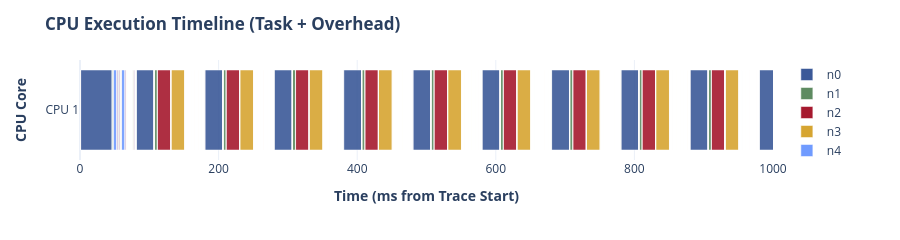
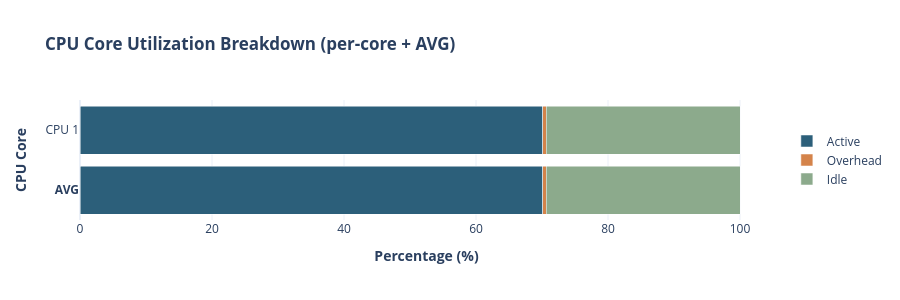

Here is the notebook cell these charts were saved with, in order:
### Code cell
# multihop_u70_m1_ms07_s20513240_234807_preempt.csv
# multihop_u70_m1_ms07_s20513240_234807_timeline.csv
fig_gantt_FINS = generate_execution_gantt(
    preempt_csv = "result/multihop_u70_m1_ms07_s20513240_234807_preempt.csv",
    timeline_csv = "result/multihop_u70_m1_ms07_s20513240_234807_timeline.csv",
    zoom_window_ms=[0, 1000])

fig_util_FINS = analyze_cpu_utilization(
    preempt_csv = "result/multihop_u70_m1_ms07_s20513240_234807_preempt.csv",
    timeline_csv = "result/multihop_u70_m1_ms07_s20513240_234807_timeline.csv",
    analysis_window_ms=[50, 5000])

fig_gantt_FINS.show()
fig_util_FINS.show()

### Figure 1 — Plotly figure (JSON) as saved in the notebook; plotly's stock layout.template omitted (floating-point values rounded to 4 significant figures; data arrays with more than 128 entries replaced by an {"elided": "..."} marker saying what was removed)
{"data": [{"base": [0.8568, 80.98, 180.3, 280.3, 380.4, 480.3, 580.2, 680.5, 780.5, 880.4, 980.4, 1080.0, 1180.0, 1280.0, 1380.0, 1480.0, 1580.0, 1680.0, 1780.0, 1881.0, 1980.0, 2080.0, 2180.0, 2280.0, 2381.0, 2480.0, 2580.0, 2680.0, 2780.0, 2880.0, 2980.0, 3080.0, 3180.0, 3280.0, 3380.0, 3480.0, 3581.0, 3680.0, 3780.0, 3880.0, 3980.0, 4080.0, 4180.0, 4280.0, 4380.0, 4480.0, 4580.0, 4680.0, 4780.0, 4880.0, 4980.0, 5080.0, 5180.0, 5281.0, 5380.0, 5480.0, 5580.0, 5680.0, 5780.0, 5881.0, 5980.0, 6080.0, 6180.0, 6280.0, 6380.0, 6480.0, 6580.0, 6680.0, 6780.0, 6880.0, 6980.0, 7080.0, 7180.0, 7280.0, 7380.0, 7480.0, 7580.0, 7680.0, 7780.0, 7880.0, 7980.0, 8080.0, 8180.0, 8280.0, 8380.0, 8480.0, 8580.0, 8680.0, 8780.0, 8880.0, 8980.0, 9080.0, 9180.0, 9280.0, 9380.0, 9480.0, 9580.0, 9680.0, 9780.0, 9880.0], "customdata": {"elided": "100x5 mixed values"}, "hovertemplate": "algo: %{customdata[0]}<br>tid: %{customdata[4]}<br>start: %{customdata[1]:.3f} ms<br>dura: %{customdata[2]:.3f} ms<br>end: %{customdata[3]:.3f} ms<extra></extra>", "legendgroup": "n0", "marker": {"color": "#3B5998", "opacity": 0.9, "pattern": {"shape": ""}}, "name": "n0", "orientation": "h", "showlegend": true, "textposition": "auto", "x": [45.5, 25.83, 25.83, 25.83, 25.83, 25.83, 25.83, 25.83, 25.83, 25.83, 25.83, 25.83, 25.83, 25.83, 25.83, 25.83, 25.83, 25.83, 25.83, 25.83, 25.83, 25.83, 25.83, 25.83, 25.83, 25.83, 25.83, 25.83, 25.83, 25.83, 25.83, 25.83, 25.83, 25.83, 25.83, 25.83, 25.83, 25.83, 25.83, 25.83, 25.83, 25.83, 25.83, 25.83, 25.83, 25.83, 25.83, 25.83, 25.83, 25.83, 25.83, 25.83, 25.83, 25.83, 25.83, 25.83, 25.83, 25.83, 25.83, 25.83, 25.83, 25.83, 25.83, 25.83, 25.83, 25.83, 25.83, 25.83, 25.83, 25.83, 25.83, 25.83, 25.83, 25.83, 25.83, 25.83, 25.83, 25.83, 25.83, 25.83, 25.83, 25.83, 25.83, 25.83, 25.83, 25.83, 25.83, 25.83, 25.82, 25.83, 25.83, 25.83, 25.83, 25.85, 25.83, 25.83, 25.83, 25.83, 25.83, 25.83], "xaxis": "x", "y": ["CPU 1", "CPU 1", "CPU 1", "CPU 1", "CPU 1", "CPU 1", "CPU 1", "CPU 1", "CPU 1", "CPU 1", "CPU 1", "CPU 1", "CPU 1", "CPU 1", "CPU 1", "CPU 1", "CPU 1", "CPU 1", "CPU 1", "CPU 1", "CPU 1", "CPU 1", "CPU 1", "CPU 1", "CPU 1", "CPU 1", "CPU 1", "CPU 1", "CPU 1", "CPU 1", "CPU 1", "CPU 1", "CPU 1", "CPU 1", "CPU 1", "CPU 1", "CPU 1", "CPU 1", "CPU 1", "CPU 1", "CPU 1", "CPU 1", "CPU 1", "CPU 1", "CPU 1", "CPU 1", "CPU 1", "CPU 1", "CPU 1", "CPU 1", "CPU 1", "CPU 1", "CPU 1", "CPU 1", "CPU 1", "CPU 1", "CPU 1", "CPU 1", "CPU 1", "CPU 1", "CPU 1", "CPU 1", "CPU 1", "CPU 1", "CPU 1", "CPU 1", "CPU 1", "CPU 1", "CPU 1", "CPU 1", "CPU 1", "CPU 1", "CPU 1", "CPU 1", "CPU 1", "CPU 1", "CPU 1", "CPU 1", "CPU 1", "CPU 1", "CPU 1", "CPU 1", "CPU 1", "CPU 1", "CPU 1", "CPU 1", "CPU 1", "CPU 1", "CPU 1", "CPU 1", "CPU 1", "CPU 1", "CPU 1", "CPU 1", "CPU 1", "CPU 1", "CPU 1", "CPU 1", "CPU 1", "CPU 1"], "yaxis": "y", "type": "bar"}, {"base": [46.46, 54.9, 58.38, 76.05, 107.1, 206.4, 306.5, 406.6, 506.4, 606.4, 706.6, 806.6, 906.6, 1007.0, 1107.0, 1207.0, 1307.0, 1406.0, 1506.0, 1606.0, 1706.0, 1807.0, 1907.0, 2006.0, 2106.0, 2206.0, 2306.0, 2407.0, 2507.0, 2607.0, 2706.0, 2807.0, 2906.0, 3007.0, 3107.0, 3206.0, 3306.0, 3406.0, 3506.0, 3607.0, 3706.0, 3806.0, 3906.0, 4006.0, 4106.0, 4206.0, 4306.0, 4406.0, 4506.0, 4606.0, 4706.0, 4806.0, 4906.0, 5006.0, 5106.0, 5206.0, 5307.0, 5407.0, 5507.0, 5607.0, 5707.0, 5807.0, 5907.0, 6007.0, 6107.0, 6207.0, 6307.0, 6406.0, 6506.0, 6606.0, 6706.0, 6806.0, 6906.0, 7006.0, 7106.0, 7207.0, 7306.0, 7406.0, 7507.0, 7606.0, 7707.0, 7806.0, 7906.0, 8007.0, 8106.0, 8207.0, 8306.0, 8406.0, 8506.0, 8606.0, 8706.0, 8806.0, 8906.0, 9006.0, 9106.0, 9207.0, 9307.0, 9407.0, 9507.0, 9606.0, 9707.0, 9806.0, 9906.0], "customdata": {"elided": "103x5 mixed values"}, "hovertemplate": "algo: %{customdata[0]}<br>tid: %{customdata[4]}<br>start: %{customdata[1]:.3f} ms<br>dura: %{customdata[2]:.3f} ms<br>end: %{customdata[3]:.3f} ms<extra></extra>", "legendgroup": "n1", "marker": {"color": "#5E8B61", "opacity": 0.9, "pattern": {"shape": ""}}, "name": "n1", "orientation": "h", "showlegend": true, "textposition": "auto", "x": [1.388, 1.387, 1.388, 1.388, 4.487, 4.487, 4.488, 4.487, 4.487, 4.488, 4.488, 4.488, 4.487, 4.487, 4.493, 4.488, 4.488, 4.489, 4.488, 4.487, 4.487, 4.487, 4.488, 4.488, 4.488, 4.488, 4.487, 4.487, 4.487, 4.488, 4.487, 4.487, 4.488, 4.487, 4.487, 4.488, 4.494, 4.488, 4.491, 4.487, 4.488, 4.488, 4.487, 4.488, 4.487, 4.497, 4.487, 4.487, 4.487, 4.488, 4.488, 4.49, 4.488, 4.488, 4.488, 4.488, 4.488, 4.488, 4.487, 4.488, 4.488, 4.488, 4.488, 4.488, 4.487, 4.487, 4.488, 4.487, 4.487, 4.489, 4.487, 4.487, 4.488, 4.488, 4.488, 4.488, 4.488, 4.487, 4.487, 4.487, 4.487, 4.487, 4.488, 4.488, 4.488, 4.488, 4.488, 4.487, 4.488, 4.487, 4.488, 4.487, 4.488, 4.488, 4.49, 4.487, 4.487, 4.487, 4.488, 4.488, 4.487, 4.488, 4.488], "xaxis": "x", "y": ["CPU 1", "CPU 1", "CPU 1", "CPU 1", "CPU 1", "CPU 1", "CPU 1", "CPU 1", "CPU 1", "CPU 1", "CPU 1", "CPU 1", "CPU 1", "CPU 1", "CPU 1", "CPU 1", "CPU 1", "CPU 1", "CPU 1", "CPU 1", "CPU 1", "CPU 1", "CPU 1", "CPU 1", "CPU 1", "CPU 1", "CPU 1", "CPU 1", "CPU 1", "CPU 1", "CPU 1", "CPU 1", "CPU 1", "CPU 1", "CPU 1", "CPU 1", "CPU 1", "CPU 1", "CPU 1", "CPU 1", "CPU 1", "CPU 1", "CPU 1", "CPU 1", "CPU 1", "CPU 1", "CPU 1", "CPU 1", "CPU 1", "CPU 1", "CPU 1", "CPU 1", "CPU 1", "CPU 1", "CPU 1", "CPU 1", "CPU 1", "CPU 1", "CPU 1", "CPU 1", "CPU 1", "CPU 1", "CPU 1", "CPU 1", "CPU 1", "CPU 1", "CPU 1", "CPU 1", "CPU 1", "CPU 1", "CPU 1", "CPU 1", "CPU 1", "CPU 1", "CPU 1", "CPU 1", "CPU 1", "CPU 1", "CPU 1", "CPU 1", "CPU 1", "CPU 1", "CPU 1", "CPU 1", "CPU 1", "CPU 1", "CPU 1", "CPU 1", "CPU 1", "CPU 1", "CPU 1", "CPU 1", "CPU 1", "CPU 1", "CPU 1", "CPU 1", "CPU 1", "CPU 1", "CPU 1", "CPU 1", "CPU 1", "CPU 1", "CPU 1"], "yaxis": "y", "type": "bar"}, {"base": [58.17, 66.77, 67.3, 79.36, 111.7, 210.9, 311.0, 411.1, 511.0, 610.9, 711.2, 811.1, 911.1, 1011.0, 1111.0, 1211.0, 1311.0, 1411.0, 1511.0, 1611.0, 1711.0, 1811.0, 1911.0, 2011.0, 2111.0, 2211.0, 2311.0, 2411.0, 2511.0, 2611.0, 2711.0, 2811.0, 2911.0, 3011.0, 3111.0, 3211.0, 3311.0, 3411.0, 3511.0, 3611.0, 3711.0, 3811.0, 3911.0, 4011.0, 4111.0, 4211.0, 4311.0, 4411.0, 4511.0, 4611.0, 4711.0, 4811.0, 4911.0, 5011.0, 5111.0, 5211.0, 5311.0, 5411.0, 5511.0, 5611.0, 5711.0, 5811.0, 5911.0, 6011.0, 6111.0, 6211.0, 6311.0, 6411.0, 6511.0, 6611.0, 6711.0, 6811.0, 6911.0, 7011.0, 7111.0, 7211.0, 7311.0, 7411.0, 7511.0, 7611.0, 7711.0, 7811.0, 7911.0, 8011.0, 8111.0, 8211.0, 8311.0, 8411.0, 8511.0, 8611.0, 8711.0, 8811.0, 8911.0, 9011.0, 9111.0, 9211.0, 9311.0, 9411.0, 9511.0, 9611.0, 9711.0, 9811.0, 9911.0], "customdata": {"elided": "103x5 mixed values"}, "hovertemplate": "algo: %{customdata[0]}<br>tid: %{customdata[4]}<br>start: %{customdata[1]:.3f} ms<br>dura: %{customdata[2]:.3f} ms<br>end: %{customdata[3]:.3f} ms<extra></extra>", "legendgroup": "n2", "marker": {"color": "#A6192E", "opacity": 0.9, "pattern": {"shape": ""}}, "name": "n2", "orientation": "h", "showlegend": true, "textposition": "auto", "x": [0.1351, 0.1355, 0.135, 0.1348, 19.34, 19.34, 19.34, 19.34, 19.34, 19.34, 19.34, 19.34, 19.34, 19.34, 19.35, 19.35, 19.34, 19.35, 19.34, 19.34, 19.35, 19.34, 19.34, 19.34, 19.34, 19.34, 19.34, 19.34, 19.34, 19.34, 19.34, 19.34, 19.34, 19.34, 19.34, 19.34, 19.35, 19.34, 19.35, 19.34, 19.34, 19.34, 19.34, 19.34, 19.34, 19.34, 19.34, 19.34, 19.34, 19.34, 19.34, 19.34, 19.34, 19.34, 19.34, 19.34, 19.34, 19.34, 19.34, 19.34, 19.34, 19.34, 19.34, 19.34, 19.34, 19.34, 19.34, 19.34, 19.34, 19.34, 19.34, 19.34, 19.34, 19.34, 19.34, 19.34, 19.34, 19.34, 19.34, 19.34, 19.34, 19.34, 19.34, 19.34, 19.34, 19.34, 19.35, 19.34, 19.34, 19.34, 19.34, 19.34, 19.34, 19.34, 19.34, 19.34, 19.34, 19.34, 19.34, 19.34, 19.34, 19.34, 19.34], "xaxis": "x", "y": ["CPU 1", "CPU 1", "CPU 1", "CPU 1", "CPU 1", "CPU 1", "CPU 1", "CPU 1", "CPU 1", "CPU 1", "CPU 1", "CPU 1", "CPU 1", "CPU 1", "CPU 1", "CPU 1", "CPU 1", "CPU 1", "CPU 1", "CPU 1", "CPU 1", "CPU 1", "CPU 1", "CPU 1", "CPU 1", "CPU 1", "CPU 1", "CPU 1", "CPU 1", "CPU 1", "CPU 1", "CPU 1", "CPU 1", "CPU 1", "CPU 1", "CPU 1", "CPU 1", "CPU 1", "CPU 1", "CPU 1", "CPU 1", "CPU 1", "CPU 1", "CPU 1", "CPU 1", "CPU 1", "CPU 1", "CPU 1", "CPU 1", "CPU 1", "CPU 1", "CPU 1", "CPU 1", "CPU 1", "CPU 1", "CPU 1", "CPU 1", "CPU 1", "CPU 1", "CPU 1", "CPU 1", "CPU 1", "CPU 1", "CPU 1", "CPU 1", "CPU 1", "CPU 1", "CPU 1", "CPU 1", "CPU 1", "CPU 1", "CPU 1", "CPU 1", "CPU 1", "CPU 1", "CPU 1", "CPU 1", "CPU 1", "CPU 1", "CPU 1", "CPU 1", "CPU 1", "CPU 1", "CPU 1", "CPU 1", "CPU 1", "CPU 1", "CPU 1", "CPU 1", "CPU 1", "CPU 1", "CPU 1", "CPU 1", "CPU 1", "CPU 1", "CPU 1", "CPU 1", "CPU 1", "CPU 1", "CPU 1", "CPU 1", "CPU 1", "CPU 1"], "yaxis": "y", "type": "bar"}, {"base": [66.96, 67.5, 67.84, 79.55, 131.2, 230.5, 330.6, 430.6, 530.5, 630.5, 730.7, 830.7, 930.7, 1031.0, 1131.0, 1231.0, 1331.0, 1431.0, 1531.0, 1542.0, 1631.0, 1731.0, 1831.0, 1931.0, 2031.0, 2130.0, 2231.0, 2330.0, 2431.0, 2531.0, 2631.0, 2731.0, 2831.0, 2931.0, 3031.0, 3131.0, 3231.0, 3331.0, 3431.0, 3531.0, 3631.0, 3730.0, 3831.0, 3931.0, 4030.0, 4131.0, 4231.0, 4330.0, 4431.0, 4530.0, 4630.0, 4731.0, 4831.0, 4931.0, 5031.0, 5130.0, 5230.0, 5331.0, 5431.0, 5531.0, 5542.0, 5631.0, 5731.0, 5831.0, 5931.0, 6031.0, 6131.0, 6231.0, 6331.0, 6430.0, 6531.0, 6631.0, 6730.0, 6831.0, 6931.0, 7030.0, 7131.0, 7231.0, 7331.0, 7431.0, 7531.0, 7631.0, 7731.0, 7831.0, 7931.0, 8031.0, 8131.0, 8231.0, 8330.0, 8430.0, 8531.0, 8630.0, 8731.0, 8830.0, 8930.0, 9030.0, 9131.0, 9231.0, 9331.0, 9431.0, 9531.0, 9542.0, 9630.0, 9731.0, 9831.0, 9930.0], "customdata": {"elided": "106x5 mixed values"}, "hovertemplate": "algo: %{customdata[0]}<br>tid: %{customdata[4]}<br>start: %{customdata[1]:.3f} ms<br>dura: %{customdata[2]:.3f} ms<br>end: %{customdata[3]:.3f} ms<extra></extra>", "legendgroup": "n3", "marker": {"color": "#D6A531", "opacity": 0.9, "pattern": {"shape": ""}}, "name": "n3", "orientation": "h", "showlegend": true, "textposition": "auto", "x": [0.2696, 0.269, 0.2698, 0.2692, 19.92, 19.92, 19.92, 19.92, 19.92, 19.92, 19.92, 19.92, 19.92, 19.92, 19.93, 19.93, 19.92, 19.92, 11.42, 8.509, 19.92, 19.93, 19.92, 19.92, 19.92, 19.92, 19.92, 19.92, 19.92, 19.92, 19.92, 19.92, 19.92, 19.92, 19.92, 19.92, 19.93, 19.92, 19.92, 19.92, 19.92, 19.92, 19.92, 19.92, 19.92, 19.92, 19.92, 19.92, 19.92, 19.92, 19.92, 19.92, 19.92, 19.92, 19.93, 19.92, 19.92, 19.92, 19.92, 11.24, 8.68, 19.92, 19.92, 19.92, 19.92, 19.92, 19.92, 19.92, 19.92, 19.92, 19.92, 19.92, 19.92, 19.92, 19.92, 19.92, 19.92, 19.92, 19.92, 19.92, 19.92, 19.92, 19.92, 19.92, 19.92, 19.92, 19.92, 19.92, 19.92, 19.92, 19.92, 19.92, 19.92, 19.92, 19.92, 19.92, 19.95, 19.92, 19.92, 19.92, 11.24, 8.684, 19.92, 19.92, 19.92, 19.92], "xaxis": "x", "y": ["CPU 1", "CPU 1", "CPU 1", "CPU 1", "CPU 1", "CPU 1", "CPU 1", "CPU 1", "CPU 1", "CPU 1", "CPU 1", "CPU 1", "CPU 1", "CPU 1", "CPU 1", "CPU 1", "CPU 1", "CPU 1", "CPU 1", "CPU 1", "CPU 1", "CPU 1", "CPU 1", "CPU 1", "CPU 1", "CPU 1", "CPU 1", "CPU 1", "CPU 1", "CPU 1", "CPU 1", "CPU 1", "CPU 1", "CPU 1", "CPU 1", "CPU 1", "CPU 1", "CPU 1", "CPU 1", "CPU 1", "CPU 1", "CPU 1", "CPU 1", "CPU 1", "CPU 1", "CPU 1", "CPU 1", "CPU 1", "CPU 1", "CPU 1", "CPU 1", "CPU 1", "CPU 1", "CPU 1", "CPU 1", "CPU 1", "CPU 1", "CPU 1", "CPU 1", "CPU 1", "CPU 1", "CPU 1", "CPU 1", "CPU 1", "CPU 1", "CPU 1", "CPU 1", "CPU 1", "CPU 1", "CPU 1", "CPU 1", "CPU 1", "CPU 1", "CPU 1", "CPU 1", "CPU 1", "CPU 1", "CPU 1", "CPU 1", "CPU 1", "CPU 1", "CPU 1", "CPU 1", "CPU 1", "CPU 1", "CPU 1", "CPU 1", "CPU 1", "CPU 1", "CPU 1", "CPU 1", "CPU 1", "CPU 1", "CPU 1", "CPU 1", "CPU 1", "CPU 1", "CPU 1", "CPU 1", "CPU 1", "CPU 1", "CPU 1", "CPU 1", "CPU 1", "CPU 1", "CPU 1"], "yaxis": "y", "type": "bar"}, {"base": {"elided": "398 float values"}, "customdata": {"elided": "398x5 mixed values"}, "hovertemplate": "algo: %{customdata[0]}<br>tid: %{customdata[4]}<br>start: %{customdata[1]:.3f} ms<br>dura: %{customdata[2]:.3f} ms<br>end: %{customdata[3]:.3f} ms<extra></extra>", "legendgroup": "n4", "marker": {"color": "#709BFF", "opacity": 0.9, "pattern": {"shape": ""}}, "name": "n4", "orientation": "h", "showlegend": true, "textposition": "auto", "x": {"elided": "398 float values"}, "xaxis": "x", "y": {"elided": "398 str values"}, "yaxis": "y", "type": "bar"}, {"base": [53.07, 56.35, 64.95, 77.53], "customdata": [["n5", 53.07, 1.817, 54.89, 49245], ["n5", 56.35, 1.816, 58.17, 49245], ["n5", 64.95, 1.817, 66.77, 49245], ["n5", 77.53, 1.816, 79.35, 49245]], "hovertemplate": "algo: %{customdata[0]}<br>tid: %{customdata[4]}<br>start: %{customdata[1]:.3f} ms<br>dura: %{customdata[2]:.3f} ms<br>end: %{customdata[3]:.3f} ms<extra></extra>", "legendgroup": "n5", "marker": {"color": "#925E9F", "opacity": 0.9, "pattern": {"shape": ""}}, "name": "n5", "orientation": "h", "showlegend": true, "textposition": "auto", "x": [1.817, 1.816, 1.817, 1.816], "xaxis": "x", "y": ["CPU 1", "CPU 1", "CPU 1", "CPU 1"], "yaxis": "y", "type": "bar"}, {"base": {"elided": "1632 float values"}, "customdata": {"elided": "1632x5 mixed values"}, "hovertemplate": "algo: %{customdata[0]}<br>tid: %{customdata[4]}<br>start: %{customdata[1]:.3f} ms<br>dura: %{customdata[2]:.3f} ms<br>end: %{customdata[3]:.3f} ms<extra></extra>", "legendgroup": "Overhead", "marker": {"color": "#FFB347", "opacity": 0.9, "pattern": {"shape": ""}}, "name": "Overhead", "orientation": "h", "showlegend": true, "textposition": "auto", "x": {"elided": "1632 float values"}, "xaxis": "x", "y": {"elided": "1632 str values"}, "yaxis": "y", "type": "bar"}], "layout": {"xaxis": {"anchor": "y", "domain": [0.0, 1.0], "title": {"text": "<b>Time (ms from Trace Start)</b>"}, "range": [0, 1000]}, "yaxis": {"anchor": "x", "domain": [0.0, 1.0], "title": {"text": "<b>CPU Core</b>"}, "categoryorder": "array", "categoryarray": ["CPU 1"]}, "legend": {"title": {}, "tracegroupgap": 0, "orientation": "v", "yanchor": "middle", "y": 0.5, "xanchor": "left", "x": 1.02}, "margin": {"t": 60}, "barmode": "overlay", "plot_bgcolor": "white", "paper_bgcolor": "white", "height": 240, "title": {"text": "<b>CPU Execution Timeline (Task + Overhead)</b>"}}}

### Figure 2 — Plotly figure (JSON) as saved in the notebook; plotly's stock layout.template omitted (floating-point values rounded to 4 significant figures)
{"data": [{"customdata": [["Active", 3471.0, 4950.0], ["Active", 3471.0, 4950.0]], "hovertemplate": "%{y} / %{customdata[0]}<br>share: %{x:.2f}%<br>time : %{customdata[1]:.1f} ms<br>total: %{customdata[2]:.1f} ms<extra></extra>", "legendgroup": "Active", "marker": {"color": "#2C5F7A", "pattern": {"shape": ""}}, "name": "Active", "orientation": "h", "showlegend": true, "textposition": "auto", "x": [70.13, 70.13], "xaxis": "x", "y": ["CPU 1", "AVG"], "yaxis": "y", "type": "bar"}, {"customdata": [["Overhead", 26.79, 4950.0], ["Overhead", 26.79, 4950.0]], "hovertemplate": "%{y} / %{customdata[0]}<br>share: %{x:.2f}%<br>time : %{customdata[1]:.1f} ms<br>total: %{customdata[2]:.1f} ms<extra></extra>", "legendgroup": "Overhead", "marker": {"color": "#D4834A", "pattern": {"shape": ""}}, "name": "Overhead", "orientation": "h", "showlegend": true, "textposition": "auto", "x": [0.5411, 0.5411], "xaxis": "x", "y": ["CPU 1", "AVG"], "yaxis": "y", "type": "bar"}, {"customdata": [["Idle", 1452.0, 4950.0], ["Idle", 1452.0, 4950.0]], "hovertemplate": "%{y} / %{customdata[0]}<br>share: %{x:.2f}%<br>time : %{customdata[1]:.1f} ms<br>total: %{customdata[2]:.1f} ms<extra></extra>", "legendgroup": "Idle", "marker": {"color": "#8CAA8C", "pattern": {"shape": ""}}, "name": "Idle", "orientation": "h", "showlegend": true, "textposition": "auto", "x": [29.33, 29.33], "xaxis": "x", "y": ["CPU 1", "AVG"], "yaxis": "y", "type": "bar"}], "layout": {"xaxis": {"anchor": "y", "domain": [0.0, 1.0], "title": {"text": "<b>Percentage (%)</b>"}, "range": [0, 105]}, "yaxis": {"anchor": "x", "domain": [0.0, 1.0], "title": {"text": "<b>CPU Core</b>"}, "categoryorder": "array", "categoryarray": ["AVG", "CPU 1"], "tickmode": "array", "tickvals": ["CPU 1", "AVG"], "ticktext": ["CPU 1", "<b>AVG</b>"]}, "legend": {"title": {}, "tracegroupgap": 0, "orientation": "v", "yanchor": "middle", "y": 0.5, "xanchor": "left", "x": 1.02}, "title": {"text": "<b>CPU Core Utilization Breakdown (per-core + AVG)</b>"}, "barmode": "stack", "plot_bgcolor": "white", "paper_bgcolor": "white", "height": 300}}
